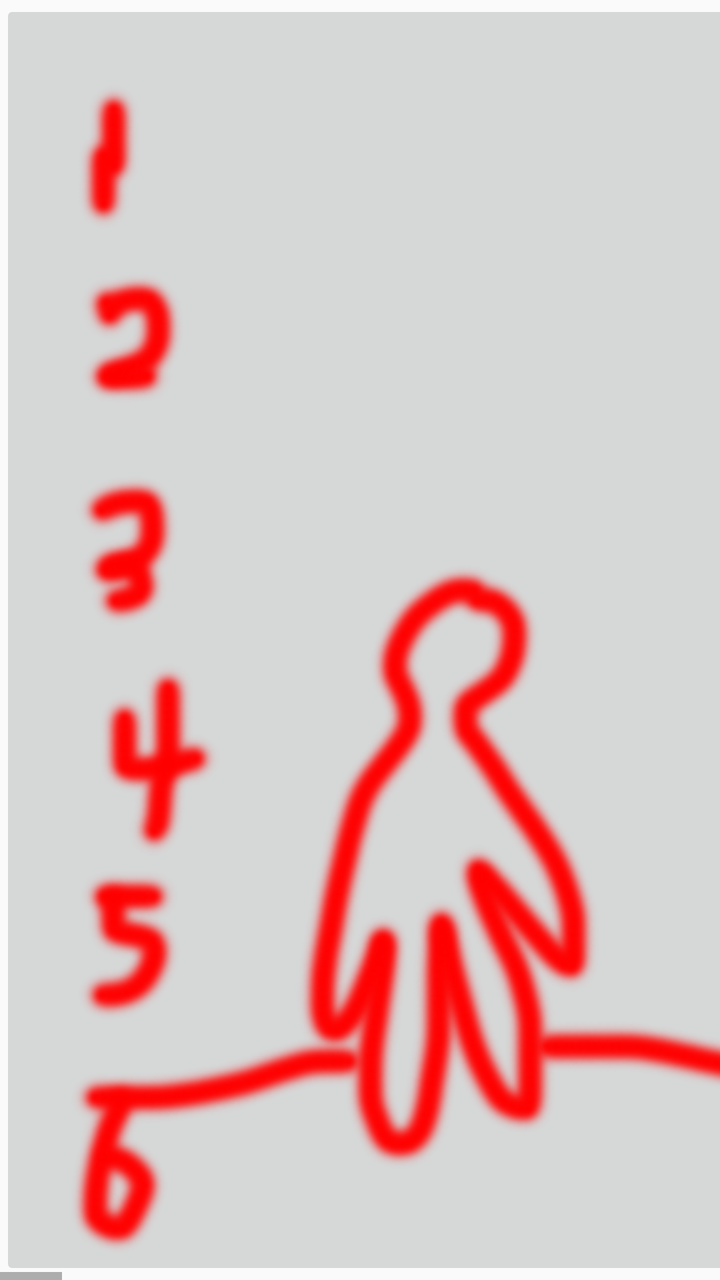
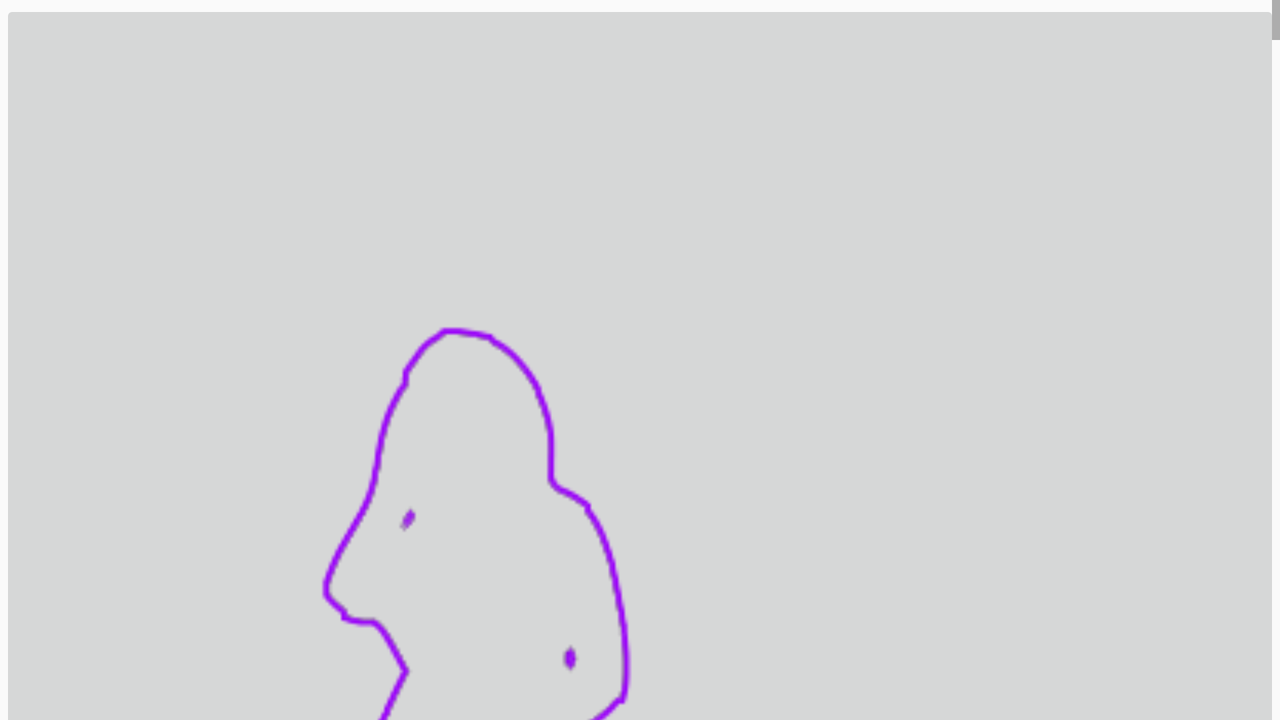

One screen, two layout resources from the same app: the default and the author's alternative for another configuration. Each is rendered where Android would select it; the XML of both is given below.
<!-- AndroidManifest.xml: application theme AppTheme -->
<!-- res/layout/fragment_frame.xml -->
<?xml version="1.0" encoding="utf-8"?>
<android.support.constraint.ConstraintLayout
    xmlns:android="http://schemas.android.com/apk/res/android"
    xmlns:app="http://schemas.android.com/apk/res-auto"
    xmlns:tools="http://schemas.android.com/tools"
    android:layout_width="match_parent"
    android:layout_height="match_parent">

    
    <HorizontalScrollView xmlns:android="http://schemas.android.com/apk/res/android"
        android:layout_width="match_parent"
        android:layout_height="match_parent"
        android:layout_alignParentBottom="true"
        android:layout_gravity="center_vertical|end"
        app:layout_constraintBottom_toBottomOf="parent"
        app:layout_constraintEnd_toEndOf="parent"
        app:layout_constraintStart_toStartOf="parent"
        app:layout_constraintTop_toTopOf="parent">

        <LinearLayout
            android:layout_width="match_parent"
            android:layout_height="match_parent"
            android:layout_gravity="center_vertical"
            android:orientation="horizontal">

            <ImageButton
                android:id="@+id/button1"
                android:layout_width="0dp"
                android:layout_height="match_parent"
                android:layout_weight="1"
                android:adjustViewBounds="true"
                android:scaleType="fitCenter"
                android:src="@drawable/person2" />

            <ImageButton
                android:id="@+id/button2"
                android:layout_width="0dp"
                android:layout_height="match_parent"
                android:layout_weight="1"
                android:adjustViewBounds="true"
                android:scaleType="fitCenter"
                android:src="@drawable/person3" />

            <ImageButton
                android:id="@+id/button3"
                android:layout_width="0dp"
                android:layout_height="match_parent"
                android:layout_weight="1"
                android:adjustViewBounds="true"
                android:scaleType="fitCenter"
                android:src="@drawable/person4" />

            <ImageButton
                android:id="@+id/button4"
                android:layout_width="0dp"
                android:layout_height="match_parent"
                android:layout_weight="1"
                android:adjustViewBounds="true"
                android:scaleType="fitCenter"
                android:src="@drawable/person5" />

            <ImageButton
                android:id="@+id/button5"
                android:layout_width="0dp"
                android:layout_height="match_parent"
                android:layout_weight="1"
                android:adjustViewBounds="true"
                android:scaleType="fitCenter"
                android:src="@drawable/person6" />

            <ImageButton
                android:id="@+id/button6"
                android:layout_width="0dp"
                android:layout_height="match_parent"
                android:layout_weight="1"
                android:adjustViewBounds="true"
                android:scaleType="fitCenter"
                android:src="@drawable/person7" />

            <ImageButton
                android:id="@+id/button7"
                android:layout_width="0dp"
                android:layout_height="match_parent"
                android:layout_weight="1"
                android:adjustViewBounds="true"
                android:scaleType="fitCenter"
                android:src="@drawable/person8" />

            <ImageButton
                android:id="@+id/button8"
                android:layout_width="0dp"
                android:layout_height="match_parent"
                android:layout_weight="1"
                android:adjustViewBounds="true"
                android:scaleType="fitCenter"
                android:src="@drawable/person9" />
        </LinearLayout>

    </HorizontalScrollView>

</android.support.constraint.ConstraintLayout>
<!-- resources referenced by this layout -->
<resources>
  <!-- drawable person2: png bitmap (drawable, 37762 bytes) -->
  <!-- drawable person3: png bitmap (drawable, 19201 bytes) -->
  <!-- drawable person4: png bitmap (drawable, 19700 bytes) -->
  <!-- drawable person5: png bitmap (drawable, 29203 bytes) -->
  <!-- drawable person6: png bitmap (drawable, 14696 bytes) -->
  <!-- drawable person7: png bitmap (drawable, 25456 bytes) -->
  <!-- drawable person8: png bitmap (drawable, 19920 bytes) -->
  <!-- drawable person9: png bitmap (drawable, 25187 bytes) -->
  <style name="AppTheme" parent="Base.Theme.AppCompat.Light.DarkActionBar">
          
          <item name="colorPrimary">@color/colorPrimary</item>
          <item name="colorPrimaryDark">@color/colorPrimaryDark</item>
          <item name="colorAccent">@color/colorAccent</item>
          
          <item name="windowActionBar">false</item>
          <item name="windowNoTitle">true</item>
      </style>
</resources>
<!-- res/layout-land/fragment_frame.xml (the author's variant of the layout above) -->
<!-- drawn on the phone turned sideways -->
<?xml version="1.0" encoding="utf-8"?>
<android.support.constraint.ConstraintLayout
    xmlns:android="http://schemas.android.com/apk/res/android"
    xmlns:app="http://schemas.android.com/apk/res-auto"
    xmlns:tools="http://schemas.android.com/tools"
    android:layout_width="match_parent"
    android:layout_height="match_parent">

    
    <ScrollView xmlns:android="http://schemas.android.com/apk/res/android"
        android:layout_width="match_parent"
        android:layout_height="match_parent"
        android:layout_alignParentBottom="true"
        android:layout_gravity="center_vertical|end"
        app:layout_constraintBottom_toBottomOf="parent"
        app:layout_constraintEnd_toEndOf="parent"
        app:layout_constraintStart_toStartOf="parent"
        app:layout_constraintTop_toTopOf="parent">

        <LinearLayout
            android:layout_width="match_parent"
            android:layout_height="0dp"
            android:layout_gravity="center_horizontal"
            android:orientation="vertical">

            <ImageButton
                android:id="@+id/button1"
                android:layout_width="match_parent"
                android:layout_height="0dp"
                android:layout_weight="1"
                android:adjustViewBounds="true"
                android:scaleType="fitCenter"
                android:src="@drawable/person01" />

            <ImageButton
                android:id="@+id/button2"
                android:layout_width="match_parent"
                android:layout_height="0dp"
                android:layout_weight="1"
                android:adjustViewBounds="true"
                android:scaleType="fitCenter"
                android:src="@drawable/person02" />

            <ImageButton
                android:id="@+id/button3"
                android:layout_width="match_parent"
                android:layout_height="0dp"
                android:layout_weight="1"
                android:adjustViewBounds="true"
                android:scaleType="fitCenter"
                android:src="@drawable/person03" />

            <ImageButton
                android:id="@+id/button4"
                android:layout_width="match_parent"
                android:layout_height="0dp"
                android:layout_weight="1"
                android:adjustViewBounds="true"
                android:scaleType="fitCenter"
                android:src="@drawable/person04" />

            <ImageButton
                android:id="@+id/button5"
                android:layout_width="match_parent"
                android:layout_height="0dp"
                android:layout_weight="1"
                android:adjustViewBounds="true"
                android:scaleType="fitCenter"
                android:src="@drawable/person05" />

            <ImageButton
                android:id="@+id/button6"
                android:layout_width="match_parent"
                android:layout_height="0dp"
                android:layout_weight="1"
                android:adjustViewBounds="true"
                android:scaleType="fitCenter"
                android:src="@drawable/person06" />

            <ImageButton
                android:id="@+id/button7"
                android:layout_width="match_parent"
                android:layout_height="0dp"
                android:layout_weight="1"
                android:adjustViewBounds="true"
                android:scaleType="fitCenter"
                android:src="@drawable/person07" />

            <ImageButton
                android:id="@+id/button8"
                android:layout_width="match_parent"
                android:layout_height="0dp"
                android:layout_weight="1"
                android:adjustViewBounds="true"
                android:scaleType="fitCenter"
                android:src="@drawable/person08" />
            <ImageButton
                android:id="@+id/button9"
                android:layout_width="match_parent"
                android:layout_height="0dp"
                android:layout_weight="1"
                android:adjustViewBounds="true"
                android:scaleType="fitCenter"
                android:src="@drawable/person09" />
        </LinearLayout>

    </ScrollView>

</android.support.constraint.ConstraintLayout>
<!-- resources referenced by the variant -->
<!-- as the phone turned sideways resolves them -->
<resources>
  <!-- drawable person01: png bitmap (drawable, 14582 bytes) -->
  <!-- drawable person02: png bitmap (drawable, 19006 bytes) -->
  <!-- drawable person03: png bitmap (drawable, 19452 bytes) -->
  <!-- drawable person04: png bitmap (drawable, 17374 bytes) -->
  <!-- drawable person05: png bitmap (drawable, 15069 bytes) -->
  <!-- drawable person06: png bitmap (drawable, 18390 bytes) -->
  <!-- drawable person07: png bitmap (drawable, 11736 bytes) -->
  <!-- drawable person08: png bitmap (drawable, 22690 bytes) -->
  <!-- drawable person09: png bitmap (drawable, 16934 bytes) -->
  <style name="AppTheme" parent="Base.Theme.AppCompat.Light.DarkActionBar">
          
          <item name="colorPrimary">@color/colorPrimary</item>
          <item name="colorPrimaryDark">@color/colorPrimaryDark</item>
          <item name="colorAccent">@color/colorAccent</item>
          
          <item name="windowActionBar">false</item>
          <item name="windowNoTitle">true</item>
      </style>
</resources>
